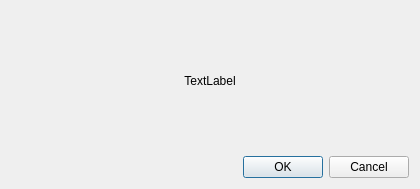
<?xml version="1.0" encoding="UTF-8"?>
<ui version="4.0">
 <class>Dialog</class>
 <widget class="QDialog" name="Dialog">
  <property name="geometry">
   <rect>
    <x>0</x>
    <y>0</y>
    <width>420</width>
    <height>189</height>
   </rect>
  </property>
  <property name="minimumSize">
   <size>
    <width>420</width>
    <height>189</height>
   </size>
  </property>
  <property name="maximumSize">
   <size>
    <width>420</width>
    <height>189</height>
   </size>
  </property>
  <property name="windowTitle">
   <string>Dialog</string>
  </property>
  <layout class="QVBoxLayout" name="verticalLayout">
   <item>
    <spacer name="verticalSpacer">
     <property name="orientation">
      <enum>Qt::Vertical</enum>
     </property>
     <property name="sizeHint" stdset="0">
      <size>
       <width>20</width>
       <height>49</height>
      </size>
     </property>
    </spacer>
   </item>
   <item>
    <widget class="QLabel" name="label">
     <property name="text">
      <string>TextLabel</string>
     </property>
     <property name="alignment">
      <set>Qt::AlignCenter</set>
     </property>
    </widget>
   </item>
   <item>
    <spacer name="verticalSpacer_2">
     <property name="orientation">
      <enum>Qt::Vertical</enum>
     </property>
     <property name="sizeHint" stdset="0">
      <size>
       <width>20</width>
       <height>48</height>
      </size>
     </property>
    </spacer>
   </item>
   <item>
    <widget class="QDialogButtonBox" name="buttonBox">
     <property name="orientation">
      <enum>Qt::Horizontal</enum>
     </property>
     <property name="standardButtons">
      <set>QDialogButtonBox::Cancel|QDialogButtonBox::Ok</set>
     </property>
    </widget>
   </item>
  </layout>
 </widget>
 <resources/>
 <connections>
  <connection>
   <sender>buttonBox</sender>
   <signal>accepted()</signal>
   <receiver>Dialog</receiver>
   <slot>accept()</slot>
   <hints>
    <hint type="sourcelabel">
     <x>248</x>
     <y>254</y>
    </hint>
    <hint type="destinationlabel">
     <x>157</x>
     <y>274</y>
    </hint>
   </hints>
  </connection>
  <connection>
   <sender>buttonBox</sender>
   <signal>rejected()</signal>
   <receiver>Dialog</receiver>
   <slot>reject()</slot>
   <hints>
    <hint type="sourcelabel">
     <x>316</x>
     <y>260</y>
    </hint>
    <hint type="destinationlabel">
     <x>286</x>
     <y>274</y>
    </hint>
   </hints>
  </connection>
 </connections>
</ui>
